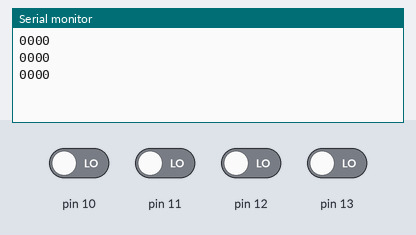
This sketch was run on a simulated Arduino Uno, built with avr-gcc and run on an emulated ATmega328P. Parts: the last lines printed to the serial monitor. The test bench sets the inputs (shaded band); at power-on: pin 10–13 LOW.

Above: at 2.8 s.
2.9 s: pin 10 driven HIGH
At 3.8 s:
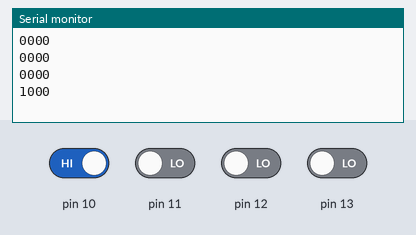
4.4 s: pin 11 driven HIGH
At 5.7 s:
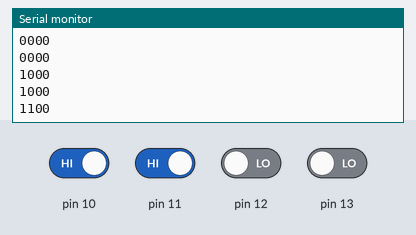
5.9 s: pin 12 driven HIGH
At 6.6 s:
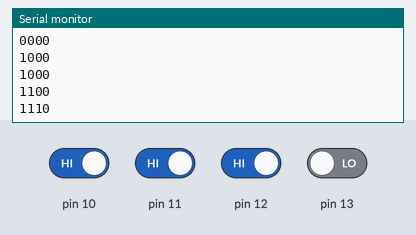
7.4 s: pin 13 driven HIGH
At 8.7 s:
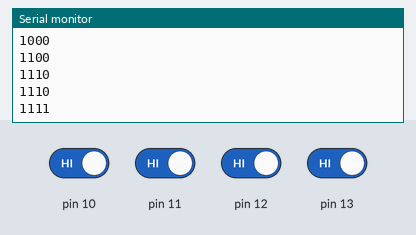
8.9 s: pin 10 driven LOW
At 9.8 s:
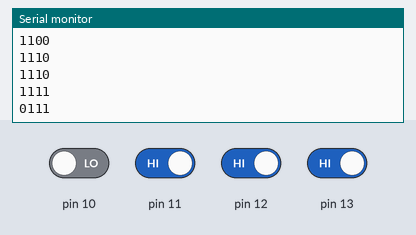
10.4 s: pin 11 driven LOW
At 11.7 s:
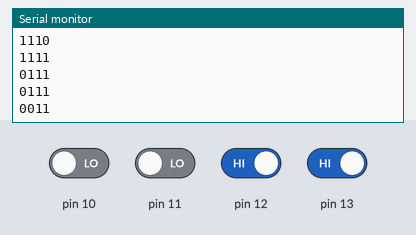
Timing chart, 0 to 12.9 s (numbered marks = the images above; inputs shaded):
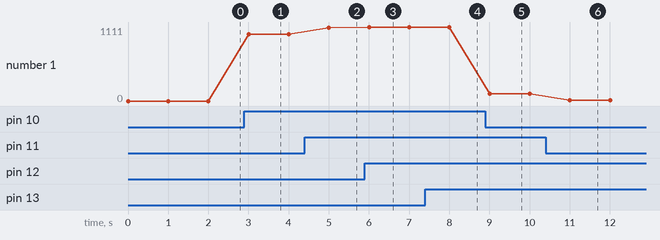

Measured:
- after the input at 2.9 s, the serial monitor: prints a new line after 0.10 s (image 1)
- after the input at 4.4 s, the serial monitor: prints a new line after 0.60 s (image 2)
- after the input at 5.9 s, the serial monitor: prints a new line after 0.10 s (image 3)
- after the input at 7.4 s, the serial monitor: prints a new line after 0.60 s (image 4)
- after the input at 8.9 s, the serial monitor: prints a new line after 0.10 s (image 5)
- after the input at 10.4 s, the serial monitor: prints a new line after 0.60 s (image 6)
- plotted number 1: 0 → 1000 after the input at 2.9 s, 1000 → 1100 after the input at 4.4 s, 1100 → 1110 after the input at 5.9 s, 1110 → 1111 after the input at 7.4 s, 1111 → 111 after the input at 8.9 s

The sketch:

guitinhieu4cambienlenSerial.ino
```cpp
void setup() {
  pinMode(10,INPUT);
  pinMode(11,INPUT);
  pinMode(12,INPUT);
  pinMode(13,INPUT);
  Serial.begin(9600);
}

void loop() {
  Serial.print(digitalRead(10));
  Serial.print(digitalRead(11));
  Serial.print(digitalRead(12));
  Serial.println(digitalRead(13));
  delay(1000);
}
```
